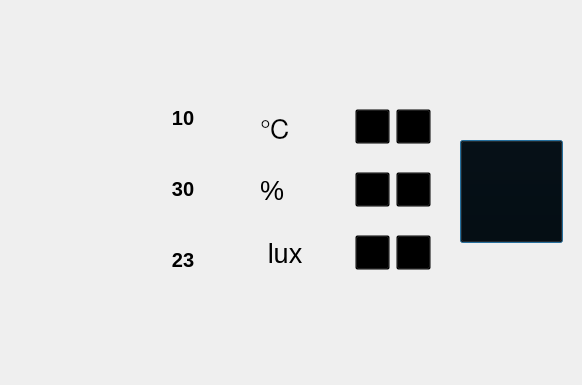
<?xml version="1.0" encoding="UTF-8"?>
<ui version="4.0">
 <class>settings</class>
 <widget class="QDialog" name="settings">
  <property name="geometry">
   <rect>
    <x>0</x>
    <y>0</y>
    <width>582</width>
    <height>385</height>
   </rect>
  </property>
  <property name="minimumSize">
   <size>
    <width>582</width>
    <height>385</height>
   </size>
  </property>
  <property name="maximumSize">
   <size>
    <width>582</width>
    <height>385</height>
   </size>
  </property>
  <property name="windowTitle">
   <string>尘世七执政</string>
  </property>
  <property name="windowIcon">
   <iconset resource="res.qrc">
    <normaloff>:/images/pm.png</normaloff>:/images/pm.png</iconset>
  </property>
  <property name="styleSheet">
   <string notr="true"/>
  </property>
  <widget class="QWidget" name="widget" native="true">
   <property name="geometry">
    <rect>
     <x>0</x>
     <y>0</y>
     <width>582</width>
     <height>385</height>
    </rect>
   </property>
   <property name="minimumSize">
    <size>
     <width>582</width>
     <height>385</height>
    </size>
   </property>
   <property name="maximumSize">
    <size>
     <width>582</width>
     <height>385</height>
    </size>
   </property>
   <property name="styleSheet">
    <string notr="true">QWidget#widget{
	background-image: url(:/images/setbg.png);
}</string>
   </property>
   <widget class="QPushButton" name="btn_confirm">
    <property name="geometry">
     <rect>
      <x>460</x>
      <y>140</y>
      <width>103</width>
      <height>103</height>
     </rect>
    </property>
    <property name="styleSheet">
     <string notr="true">#btn_confirm{
	
	background-image: url(:/images/confirm.png);
	background-color:transparent;
}</string>
    </property>
    <property name="text">
     <string/>
    </property>
   </widget>
   <widget class="QLabel" name="tmp_value">
    <property name="geometry">
     <rect>
      <x>123</x>
      <y>103</y>
      <width>120</width>
      <height>30</height>
     </rect>
    </property>
    <property name="sizePolicy">
     <sizepolicy hsizetype="Fixed" vsizetype="Fixed">
      <horstretch>0</horstretch>
      <verstretch>0</verstretch>
     </sizepolicy>
    </property>
    <property name="minimumSize">
     <size>
      <width>120</width>
      <height>30</height>
     </size>
    </property>
    <property name="maximumSize">
     <size>
      <width>120</width>
      <height>30</height>
     </size>
    </property>
    <property name="font">
     <font>
      <family>Arial</family>
      <pointsize>15</pointsize>
      <weight>75</weight>
      <bold>true</bold>
     </font>
    </property>
    <property name="text">
     <string>10</string>
    </property>
    <property name="alignment">
     <set>Qt::AlignCenter</set>
    </property>
   </widget>
   <widget class="QLabel" name="wet_value">
    <property name="geometry">
     <rect>
      <x>123</x>
      <y>174</y>
      <width>120</width>
      <height>30</height>
     </rect>
    </property>
    <property name="sizePolicy">
     <sizepolicy hsizetype="Fixed" vsizetype="Fixed">
      <horstretch>0</horstretch>
      <verstretch>0</verstretch>
     </sizepolicy>
    </property>
    <property name="minimumSize">
     <size>
      <width>120</width>
      <height>30</height>
     </size>
    </property>
    <property name="maximumSize">
     <size>
      <width>120</width>
      <height>30</height>
     </size>
    </property>
    <property name="font">
     <font>
      <family>Arial</family>
      <pointsize>15</pointsize>
      <weight>75</weight>
      <bold>true</bold>
     </font>
    </property>
    <property name="text">
     <string>30</string>
    </property>
    <property name="alignment">
     <set>Qt::AlignCenter</set>
    </property>
   </widget>
   <widget class="QLabel" name="lux_value">
    <property name="geometry">
     <rect>
      <x>123</x>
      <y>245</y>
      <width>120</width>
      <height>30</height>
     </rect>
    </property>
    <property name="sizePolicy">
     <sizepolicy hsizetype="Fixed" vsizetype="Fixed">
      <horstretch>0</horstretch>
      <verstretch>0</verstretch>
     </sizepolicy>
    </property>
    <property name="minimumSize">
     <size>
      <width>120</width>
      <height>30</height>
     </size>
    </property>
    <property name="maximumSize">
     <size>
      <width>120</width>
      <height>30</height>
     </size>
    </property>
    <property name="font">
     <font>
      <family>Arial</family>
      <pointsize>15</pointsize>
      <weight>75</weight>
      <bold>true</bold>
     </font>
    </property>
    <property name="text">
     <string>23</string>
    </property>
    <property name="alignment">
     <set>Qt::AlignCenter</set>
    </property>
   </widget>
   <widget class="QWidget" name="">
    <property name="geometry">
     <rect>
      <x>260</x>
      <y>90</y>
      <width>171</width>
      <height>201</height>
     </rect>
    </property>
    <layout class="QVBoxLayout" name="verticalLayout">
     <property name="topMargin">
      <number>0</number>
     </property>
     <item>
      <layout class="QHBoxLayout" name="horizontalLayout">
       <item>
        <widget class="QLabel" name="tmp_union">
         <property name="sizePolicy">
          <sizepolicy hsizetype="Fixed" vsizetype="Fixed">
           <horstretch>0</horstretch>
           <verstretch>0</verstretch>
          </sizepolicy>
         </property>
         <property name="minimumSize">
          <size>
           <width>35</width>
           <height>40</height>
          </size>
         </property>
         <property name="maximumSize">
          <size>
           <width>35</width>
           <height>40</height>
          </size>
         </property>
         <property name="font">
          <font>
           <family>Arial</family>
           <pointsize>20</pointsize>
          </font>
         </property>
         <property name="styleSheet">
          <string notr="true">#tmp_union{
	background-color: transparent;
}</string>
         </property>
         <property name="text">
          <string>℃</string>
         </property>
        </widget>
       </item>
       <item>
        <spacer name="horizontalSpacer">
         <property name="orientation">
          <enum>Qt::Horizontal</enum>
         </property>
         <property name="sizeHint" stdset="0">
          <size>
           <width>40</width>
           <height>20</height>
          </size>
         </property>
        </spacer>
       </item>
       <item>
        <widget class="QPushButton" name="btn_up1">
         <property name="minimumSize">
          <size>
           <width>35</width>
           <height>35</height>
          </size>
         </property>
         <property name="maximumSize">
          <size>
           <width>35</width>
           <height>35</height>
          </size>
         </property>
         <property name="styleSheet">
          <string notr="true">#btn_up1{
	
	background-image: url(:/images/anniu_add_up.png);
	background-color:transparent;
}
#btn_up1::pressed{
	
	background-image: url(:/images/anniu_add_down.png);
	background-color:transparent;
}
</string>
         </property>
         <property name="text">
          <string/>
         </property>
        </widget>
       </item>
       <item>
        <widget class="QPushButton" name="btn_down1">
         <property name="minimumSize">
          <size>
           <width>35</width>
           <height>35</height>
          </size>
         </property>
         <property name="maximumSize">
          <size>
           <width>35</width>
           <height>35</height>
          </size>
         </property>
         <property name="styleSheet">
          <string notr="true">#btn_down1{
	
	background-image: url(:/images/anniu_div_up.png);
	background-color:transparent;
}
#btn_down1::pressed{
	
	background-image: url(:/images/anniu_div_down.png);
	background-color:transparent;
}</string>
         </property>
         <property name="text">
          <string/>
         </property>
        </widget>
       </item>
      </layout>
     </item>
     <item>
      <layout class="QHBoxLayout" name="horizontalLayout_2">
       <item>
        <widget class="QLabel" name="wet_union">
         <property name="sizePolicy">
          <sizepolicy hsizetype="Fixed" vsizetype="Fixed">
           <horstretch>35</horstretch>
           <verstretch>40</verstretch>
          </sizepolicy>
         </property>
         <property name="minimumSize">
          <size>
           <width>35</width>
           <height>40</height>
          </size>
         </property>
         <property name="font">
          <font>
           <family>Arial</family>
           <pointsize>20</pointsize>
          </font>
         </property>
         <property name="text">
          <string>%</string>
         </property>
        </widget>
       </item>
       <item>
        <spacer name="horizontalSpacer_2">
         <property name="orientation">
          <enum>Qt::Horizontal</enum>
         </property>
         <property name="sizeHint" stdset="0">
          <size>
           <width>40</width>
           <height>20</height>
          </size>
         </property>
        </spacer>
       </item>
       <item>
        <widget class="QPushButton" name="btn_up2">
         <property name="minimumSize">
          <size>
           <width>35</width>
           <height>35</height>
          </size>
         </property>
         <property name="maximumSize">
          <size>
           <width>35</width>
           <height>35</height>
          </size>
         </property>
         <property name="styleSheet">
          <string notr="true">#btn_up2{
	
	background-image: url(:/images/anniu_add_up.png);
	background-color:transparent;
}
#btn_up2::pressed{
	
	background-image: url(:/images/anniu_add_down.png);
	background-color:transparent;
}</string>
         </property>
         <property name="text">
          <string/>
         </property>
        </widget>
       </item>
       <item>
        <widget class="QPushButton" name="btn_down2">
         <property name="minimumSize">
          <size>
           <width>35</width>
           <height>35</height>
          </size>
         </property>
         <property name="maximumSize">
          <size>
           <width>35</width>
           <height>35</height>
          </size>
         </property>
         <property name="styleSheet">
          <string notr="true">#btn_down2{
	
	background-image: url(:/images/anniu_div_up.png);
	background-color:transparent;
}
#btn_down2::pressed{
	
	background-image: url(:/images/anniu_div_down.png);
	background-color:transparent;
}</string>
         </property>
         <property name="text">
          <string/>
         </property>
        </widget>
       </item>
      </layout>
     </item>
     <item>
      <layout class="QHBoxLayout" name="horizontalLayout_3">
       <item>
        <widget class="QLabel" name="lux_union">
         <property name="sizePolicy">
          <sizepolicy hsizetype="Fixed" vsizetype="Fixed">
           <horstretch>0</horstretch>
           <verstretch>0</verstretch>
          </sizepolicy>
         </property>
         <property name="minimumSize">
          <size>
           <width>50</width>
           <height>40</height>
          </size>
         </property>
         <property name="maximumSize">
          <size>
           <width>50</width>
           <height>40</height>
          </size>
         </property>
         <property name="font">
          <font>
           <family>Arial</family>
           <pointsize>20</pointsize>
          </font>
         </property>
         <property name="text">
          <string>lux</string>
         </property>
         <property name="alignment">
          <set>Qt::AlignCenter</set>
         </property>
        </widget>
       </item>
       <item>
        <spacer name="horizontalSpacer_3">
         <property name="orientation">
          <enum>Qt::Horizontal</enum>
         </property>
         <property name="sizeHint" stdset="0">
          <size>
           <width>40</width>
           <height>20</height>
          </size>
         </property>
        </spacer>
       </item>
       <item>
        <widget class="QPushButton" name="btn_up3">
         <property name="minimumSize">
          <size>
           <width>35</width>
           <height>35</height>
          </size>
         </property>
         <property name="maximumSize">
          <size>
           <width>35</width>
           <height>35</height>
          </size>
         </property>
         <property name="styleSheet">
          <string notr="true">#btn_up3{
	
	background-image: url(:/images/anniu_add_up.png);
	background-color:transparent;
}
#btn_up3::pressed{
	
	background-image: url(:/images/anniu_add_down.png);
	background-color:transparent;
}</string>
         </property>
         <property name="text">
          <string/>
         </property>
        </widget>
       </item>
       <item>
        <widget class="QPushButton" name="btn_down3">
         <property name="minimumSize">
          <size>
           <width>35</width>
           <height>35</height>
          </size>
         </property>
         <property name="maximumSize">
          <size>
           <width>35</width>
           <height>35</height>
          </size>
         </property>
         <property name="styleSheet">
          <string notr="true">#btn_down3{
	
	background-image: url(:/images/anniu_div_up.png);
	background-color:transparent;
}
#btn_down3::pressed{
	
	background-image: url(:/images/anniu_div_down.png);
	background-color:transparent;
}</string>
         </property>
         <property name="text">
          <string/>
         </property>
        </widget>
       </item>
      </layout>
     </item>
    </layout>
   </widget>
  </widget>
 </widget>
 <resources>
  <include location="res.qrc"/>
 </resources>
 <connections/>
</ui>
